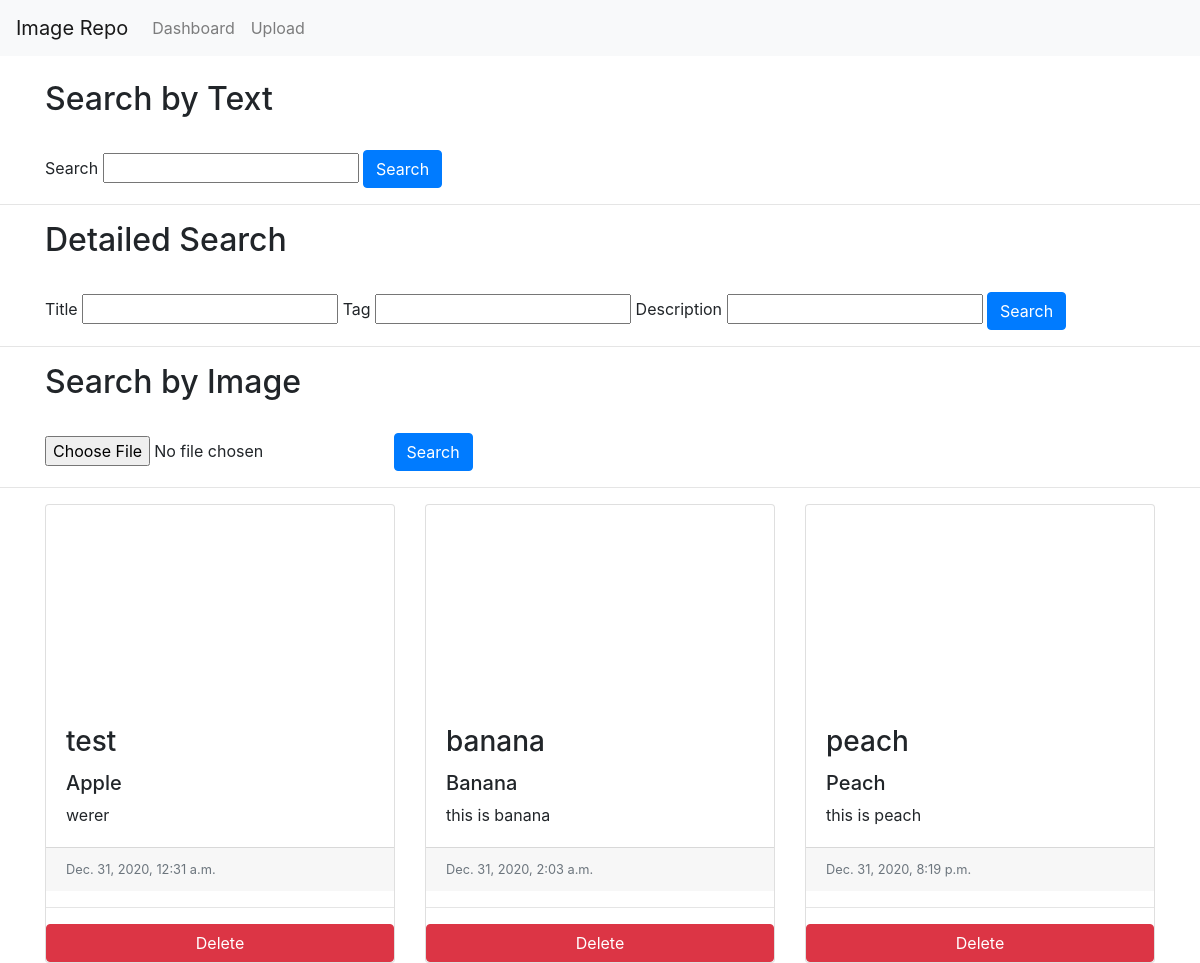
/, run on an earlier commit of the app's database.
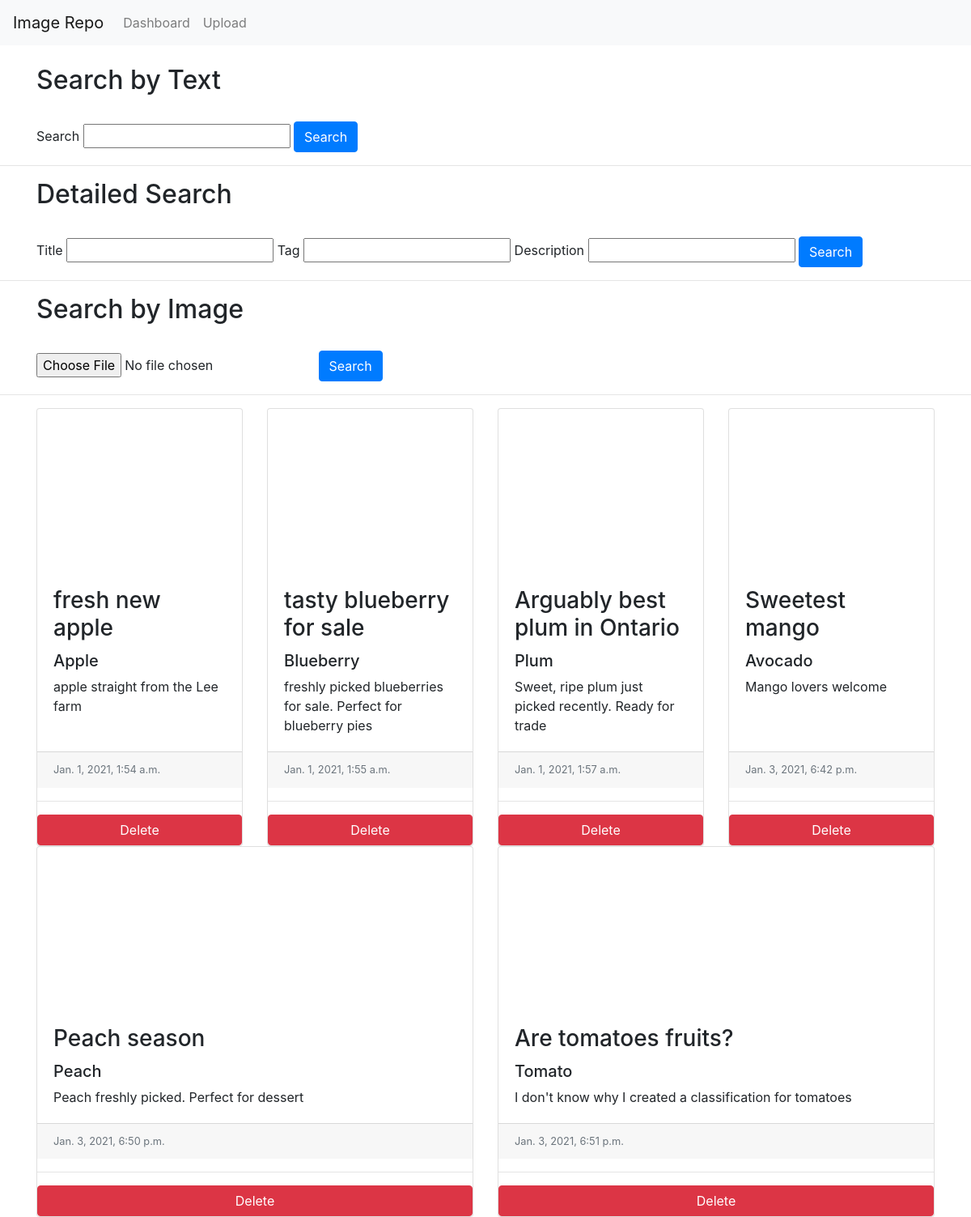
And on a later commit of the database.
### repo/models.py (models this page shows, shortened)
class Image(models.Model):
    title = models.CharField(max_length=200)
    tag = models.TextField(null=True)
    description = models.TextField(null=True)
    date_created = models.DateTimeField(auto_now_add=True)
    image_path = models.TextField(null=True,blank=True)
    @property
    def img_url(self):
        return static(self.image_path)

### repo/views.py (the view, shortened to what this page needs)
# urls.py: 2. Add a URL to urlpatterns:  path('', views.home, name='home')
def home(request):
    images = Image.objects.all()
    detailFilter = DetailFilter(request.GET,queryset=images)
    combinedFilter = CombinedFilter(request.GET,queryset=images)
    images = detailFilter.qs
    images = combinedFilter.qs
    context = {
        'images':images,
        'detailFilter':detailFilter,
        'combinedFilter':combinedFilter
    }
    return render(request,'repo/dashboard.html', context= context)

### repo/templates/repo/dashboard.html (shortened to what this page needs)
{% extends 'repo/main.html' %}
{% load static %}
{% block content %}
<br>
<div class="container">
    <h2>Search by Text</h2>
    <br>
    <form method="get">
            <label for="{{combinedFilter.form.combine_filter.id_for_label}}" >Search</label>
            {{combinedFilter.form.combine_filter}}
            <button class="btn btn-primary" type="submit">Search</button>
    </form>
</div>
<hr>
<div class="container">
    <h2>Detailed Search</h2>
    <br>
    <form method="get">
            <label for="{{detailFilter.form.title_filter.id_for_label}}" >Title</label>
            {{detailFilter.form.title_filter}}
            <label for="{{detailFilter.form.title_filter.tag_filter}}">Tag</label>
            {{detailFilter.form.tag_filter}}
            <label for="{{detailFilter.form.desc_filter.tag_filter}}">Description</label>
            {{detailFilter.form.desc_filter}}
            <button class="btn btn-primary" type="submit">Search</button>
    </form>
</div>
<hr>
<div class="container">
    <h2>Search by Image</h2>
    <br>
    <form action="" method="POST" enctype="multipart/form-data">
        <input type="file" name="searchImg"/>
        <button class="btn btn-primary" type="submit" name="submit">Search</button>
    </form>
</div>
<hr>
<div class="container">
    <div class="card-deck">
        {% for image in images %}
        <div class="card" style="width:100">
            <div style="background:url({{image.img_url}});background-position:center; background-repeat: no-repeat; height: 200; width: 100%;"></div>
            <div class="card-body">
                <h3 class="card-title">{{image.title}}</h3>
                <h5 class="card-text">{{image.tag}}</h5>
                <p class="card-text">{{image.description}}</p>
            </div>
            <div class="card-footer">
                <small class="text-muted">{{image.date_created}}</small>
            </div>
            <hr>
            <a href="{% url 'delete_image' image.id %}" class="btn btn-danger">Delete</a>
        </div>
        {% if forloop.counter|divisibleby:"4" %}
    </div><div class="card-deck">
    {% endif %}
    {% empty %}
    <h1>No Result</h1>
    {% endfor %}
    </div>
</div>
{% endblock %}

### repo/templates/repo/main.html (shortened to what this page needs)
<html lang="en">
<head>
    <link rel="stylesheet" href="https://stackpath.bootstrapcdn.com/bootstrap/4.4.1/css/bootstrap.min.css">
</head>
<body>
    {% include 'repo/navbar.html' %}
    {% block content %}
    {% endblock %}
</body>
</html>

### repo/templates/repo/navbar.html (shortened to what this page needs)
<nav class="navbar navbar-expand-lg navbar-light bg-light">
    <a class="navbar-brand" href="{% url 'dashboard' %}">Image Repo</a>
    <div class="collapse navbar-collapse" id="navbarNavDropdown">
      <ul class="navbar-nav">
        <li class="nav-item">
          <a class="nav-link" href="{% url 'dashboard' %}">Dashboard </a>
        </li>
        <li class="nav-item">
          <a class="nav-link" href="{% url 'upload' %}">Upload</a>
        </li>
      </ul>
    </div>
  </nav>

What changed in the data, as far as the page shows it:
removed Image: title "test", tag "Apple", description "werer", date_created "Dec. 31, 2020, 12:31 a.m."
removed Image: title "banana", tag "Banana", description "this is banana", date_created "Dec. 31, 2020, 2:03 a.m."
removed Image: title "peach", tag "Peach", description "this is peach", date_created "Dec. 31, 2020, 8:19 p.m."
added Image: title "fresh new apple", tag "Apple", description "apple straight from the Lee farm", date_created "Jan. 1, 2021, 1:54 a.m."
added Image: title "tasty blueberry for sale", tag "Blueberry", description "freshly picked blueberries for sale. Perfect for blueberry pies", date_created "Jan. 1, 2021, 1:55 a.m."
added Image: title "Arguably best plum in Ontario", tag "Plum", description "Sweet, ripe plum just picked recently. Ready for trade", date_created "Jan. 1, 2021, 1:57 a.m."
added Image: title "Sweetest mango", tag "Avocado", description "Mango lovers welcome", date_created "Jan. 3, 2021, 6:42 p.m."
added Image: title "Peach season", tag "Peach", description "Peach freshly picked. Perfect for dessert", date_created "Jan. 3, 2021, 6:50 p.m."
added Image: title "Are tomatoes fruits?", tag "Tomato", description "I don't know why I created a classification for tomatoes", date_created "Jan. 3, 2021, 6:51 p.m."
